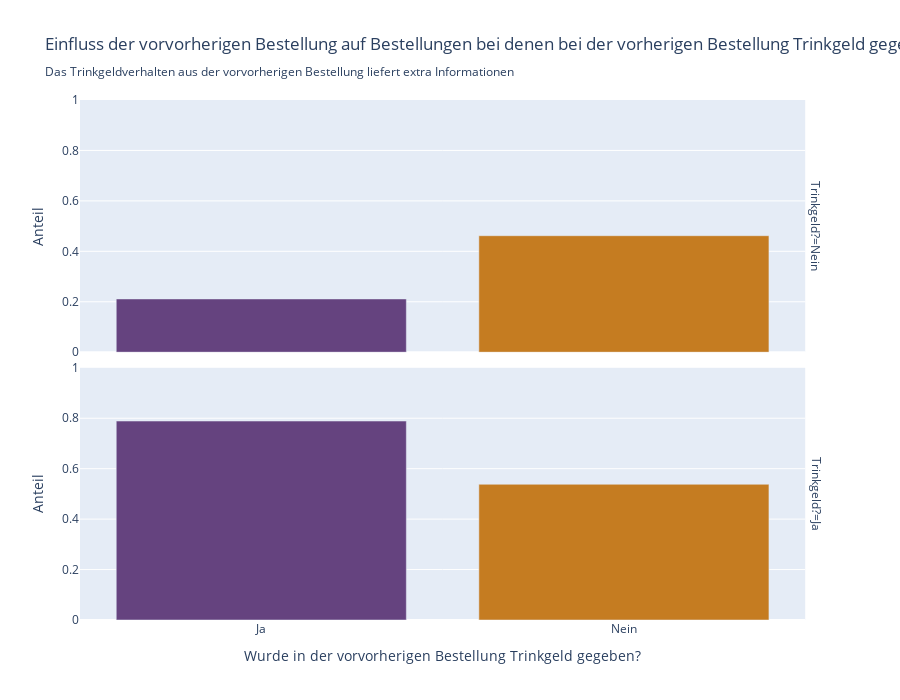

The code cell stored with this chart in its notebook:
### Code cell
tips_both_viz = tips_both.copy()
tips_both_viz["tip"] = ["Ja" if x == 1 else "Nein" for x in tips_both_viz["tip"]]
tips_both_viz["previous_tip"] = ["Ja" if x == 1 else "Nein" for x in tips_both_viz["previous_tip"]]
tips_both_viz["preprevious_tip"] = ["Ja" if x == 1 else "Nein" for x in tips_both_viz["preprevious_tip"]]
fig = px.bar(tips_both_viz[tips_both_viz["previous_tip"]=="Ja"], x="preprevious_tip", y="relative_frequency", facet_row="tip",
       labels={"previous_tip":"Wurde in der vorherigen Bestellung Trinkgeld gegeben?",
               "preprevious_tip":"Wurde in der vorvorherigen Bestellung Trinkgeld gegeben?",
               "tip":"Trinkgeld?",
               "relative_frequency":"Anteil"},
               height=700,
               color="preprevious_tip",
               title="Einfluss der vorvorherigen Bestellung auf Bestellungen bei denen bei der vorherigen Bestellung Trinkgeld gegeben wurde<br><sub>Das Trinkgeldverhalten aus der vorvorherigen Bestellung liefert extra Informationen",
color_discrete_sequence=["#65437f","#c57c21"] ,
range_y=[0,1])

fig.update_traces(showlegend = False)
fig.show()

### Figure 1 — Plotly figure (JSON) as saved in the notebook; plotly's stock layout.template omitted (floating-point values rounded to 4 significant figures)
{"data": [{"alignmentgroup": "True", "hovertemplate": "Wurde in der vorvorherigen Bestellung Trinkgeld gegeben?=%{x}<br>Trinkgeld?=Nein<br>Anteil=%{y}<extra></extra>", "legendgroup": "Ja", "marker": {"color": "#65437f", "pattern": {"shape": ""}}, "name": "Ja", "offsetgroup": "Ja", "orientation": "v", "showlegend": false, "textposition": "auto", "type": "bar", "x": ["Ja"], "xaxis": "x2", "y": [0.2112], "yaxis": "y2"}, {"alignmentgroup": "True", "hovertemplate": "Wurde in der vorvorherigen Bestellung Trinkgeld gegeben?=%{x}<br>Trinkgeld?=Ja<br>Anteil=%{y}<extra></extra>", "legendgroup": "Ja", "marker": {"color": "#65437f", "pattern": {"shape": ""}}, "name": "Ja", "offsetgroup": "Ja", "orientation": "v", "showlegend": false, "textposition": "auto", "type": "bar", "x": ["Ja"], "xaxis": "x", "y": [0.7888], "yaxis": "y"}, {"alignmentgroup": "True", "hovertemplate": "Wurde in der vorvorherigen Bestellung Trinkgeld gegeben?=%{x}<br>Trinkgeld?=Nein<br>Anteil=%{y}<extra></extra>", "legendgroup": "Nein", "marker": {"color": "#c57c21", "pattern": {"shape": ""}}, "name": "Nein", "offsetgroup": "Nein", "orientation": "v", "showlegend": false, "textposition": "auto", "type": "bar", "x": ["Nein"], "xaxis": "x2", "y": [0.4619], "yaxis": "y2"}, {"alignmentgroup": "True", "hovertemplate": "Wurde in der vorvorherigen Bestellung Trinkgeld gegeben?=%{x}<br>Trinkgeld?=Ja<br>Anteil=%{y}<extra></extra>", "legendgroup": "Nein", "marker": {"color": "#c57c21", "pattern": {"shape": ""}}, "name": "Nein", "offsetgroup": "Nein", "orientation": "v", "showlegend": false, "textposition": "auto", "type": "bar", "x": ["Nein"], "xaxis": "x", "y": [0.5381], "yaxis": "y"}], "layout": {"annotations": [{"font": {}, "showarrow": false, "text": "Trinkgeld?=Ja", "textangle": 90, "x": 0.98, "xanchor": "left", "xref": "paper", "y": 0.2425, "yanchor": "middle", "yref": "paper"}, {"font": {}, "showarrow": false, "text": "Trinkgeld?=Nein", "textangle": 90, "x": 0.98, "xanchor": "left", "xref": "paper", "y": 0.7575, "yanchor": "middle", "yref": "paper"}], "barmode": "relative", "height": 700, "legend": {"title": {"text": "Wurde in der vorvorherigen Bestellung Trinkgeld gegeben?"}, "tracegroupgap": 0}, "title": {"text": "Einfluss der vorvorherigen Bestellung auf Bestellungen bei denen bei der vorherigen Bestellung Trinkgeld gegeben wurde<br><sub>Das Trinkgeldverhalten aus der vorvorherigen Bestellung liefert extra Informationen"}, "xaxis": {"anchor": "y", "categoryarray": ["Ja", "Nein"], "categoryorder": "array", "domain": [0, 0.98], "title": {"text": "Wurde in der vorvorherigen Bestellung Trinkgeld gegeben?"}}, "xaxis2": {"anchor": "y2", "domain": [0, 0.98], "matches": "x", "showticklabels": false}, "yaxis": {"anchor": "x", "domain": [0, 0.485], "range": [0, 1], "title": {"text": "Anteil"}}, "yaxis2": {"anchor": "x2", "domain": [0.515, 1], "matches": "y", "range": [0, 1], "title": {"text": "Anteil"}}}}
